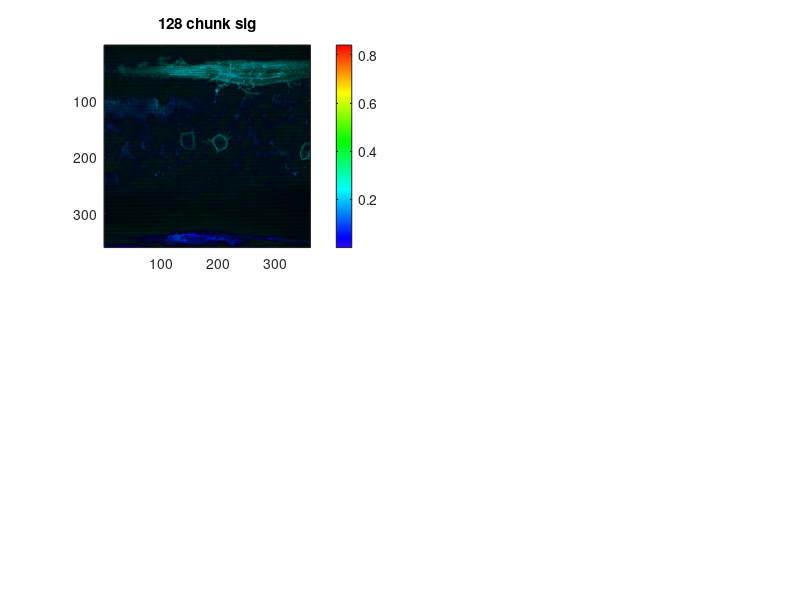

MATLAB code to generate this figure: (Note: this script raises an error after producing the figure.)
close all
clear all
clc

%author: varun mannam
%date: 02-01-2020
%eepochs = 100
format long;
font = 12;

est1 = load('estimated_test_hsv_m2_3d_128_sig.mat');
est1 = est1.estimated_test_hsv_m2_3d;

est2 = load('estimated_test_hsv_m2_3d_128_tan.mat');
est2 = est2.estimated_test_hsv_m2_3d;

est3 = load('estimated_test_hsv_m2_3d_256_sig.mat');
est3 = est3.estimated_test_hsv_m2_3d;

est4 = load('estimated_test_hsv_m2_3d_256_tan.mat');
est4 = est4.estimated_test_hsv_m2_3d;


est1 = permute(est1,[2,3,1]);
est2 = permute(est2,[2,3,1]);
est3 = permute(est3,[2,3,1]);
est4 = permute(est4,[2,3,1]);


rgb1 = hsv2rgb(est1);
rgb2 = hsv2rgb(est2);
rgb3 = hsv2rgb(est3);
rgb4 = hsv2rgb(est4);

%hue
hmax = 0.7;
hmin = 0;



% customized hsv colormap
m = 1000; % number of colormap bins
map_hue = linspace(hmax,hmin,m)'; % scale of hue
map_saturation = ones(m,1);
map_value = ones(m,1);
hsvmap = [map_hue map_saturation map_value];
rgbmap = hsv2rgb(hsvmap);

tau_min1 = 0;
tau_max1 = 10e-9;
tau_min = 1e-9;
tau_max = 4e-9;

figure, 
subplot(2,2,1), imagesc(rgb1);
title('128 chunk sig')
colormap(rgbmap);
c = colorbar;
c.Label.String = 'Lifetime (s)';
c.Label.FontSize = font;
caxis([tau_min tau_max1])
axis equal tight
set(gca,'FontSize',font)

subplot(2,2,2), imagesc(rgb2);
title('128 chunk tan')
colormap(rgbmap);
c = colorbar;
c.Label.String = 'Lifetime (s)';
c.Label.FontSize = font;
caxis([tau_min tau_max1])
axis equal tight
set(gca,'FontSize',font)

subplot(2,2,3), imagesc(rgb3);
title('256 chunk sig')
colormap(rgbmap);
c = colorbar;
c.Label.String = 'Lifetime (s)';
c.Label.FontSize = font;
caxis([tau_min tau_max1])
axis equal tight
set(gca,'FontSize',font)

subplot(2,2,4), imagesc(rgb4);
title('256 chunk tan')
colormap(rgbmap);
c = colorbar;
c.Label.String = 'Lifetime (s)';
c.Label.FontSize = font;
caxis([tau_min tau_max1])
axis equal tight
set(gca,'FontSize',font)

est5 = est1;
est6 = est2;
est7 = est3;
est8 = est4;

hmin = 0;
hmax = 0.7;

temp1 = (est5(:,:,1)-hmax)/(hmin-hmax);
temp1 = mat2gray(temp1,[0.1,0.4]);
est5(:,:,1) =  hmax+(hmin-hmax)*temp1;

temp2 = (est6(:,:,1)-hmax)/(hmin-hmax);
temp2 = mat2gray(temp2,[0.1,0.4]);
est6(:,:,1) =  hmax+(hmin-hmax)*temp2;

temp3 = (est7(:,:,1)-hmax)/(hmin-hmax);
temp3 = mat2gray(temp3,[0.1,0.4]);
est7(:,:,1) =  hmax+(hmin-hmax)*temp3;

temp4 = (est8(:,:,1)-hmax)/(hmin-hmax);
temp4 = mat2gray(temp4,[0.1,0.4]);
est8(:,:,1) =  hmax+(hmin-hmax)*temp4;

rgb5 = hsv2rgb(est5);
rgb6 = hsv2rgb(est6);
rgb7 = hsv2rgb(est7);
rgb8 = hsv2rgb(est8);

figure, 
subplot(2,2,1), imagesc(rgb5);
title('128 chunk sig')
colormap(rgbmap);
c = colorbar;
c.Label.String = 'Lifetime (s)';
c.Label.FontSize = font;
caxis([tau_min tau_max])
axis equal tight
set(gca,'FontSize',font)

subplot(2,2,2), imagesc(rgb6);
title('128 chunk tan')
colormap(rgbmap);
c = colorbar;
c.Label.String = 'Lifetime (s)';
c.Label.FontSize = font;
caxis([tau_min tau_max])
axis equal tight
set(gca,'FontSize',font)

subplot(2,2,3), imagesc(rgb7);
title('256 chunk sig')
colormap(rgbmap);
c = colorbar;
c.Label.String = 'Lifetime (s)';
c.Label.FontSize = font;
caxis([tau_min tau_max])
axis equal tight
set(gca,'FontSize',font)

subplot(2,2,4), imagesc(rgb8);
title('256 chunk tan')
colormap(rgbmap);
c = colorbar;
c.Label.String = 'Lifetime (s)';
c.Label.FontSize = font;
caxis([tau_min tau_max])
axis equal tight
set(gca,'FontSize',font)


imwrite(rgb5,'estimated_lifetime_128_sig.png');
imwrite(rgb6,'estimated_lifetime_128_tan.png');
imwrite(rgb7,'estimated_lifetime_256_sig.png');
imwrite(rgb8,'estimated_lifetime_256_tan.png');